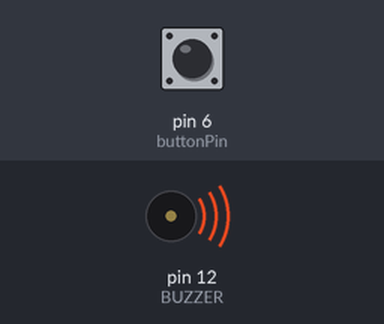
Recording of a sketch running on a simulated Arduino Uno, built with avr-gcc and run on an emulated ATmega328P. Shown: buzzer (waves = sounding). The inputs (shaded band) are chosen by the test bench; at power-on: pin 6 (buttonPin) HIGH.

Above: at 0.16 s.
At 16.06 s:
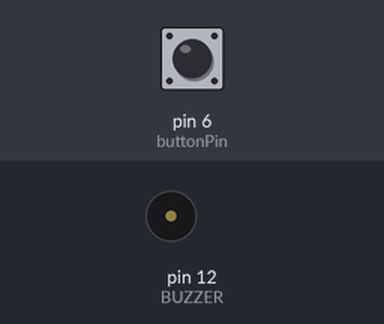
Timing chart, 0 to 19.0 s (numbered marks = the images above):
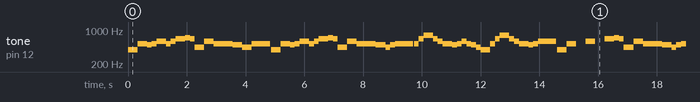

Measured:
- by itself, tone on pin 12 (BUZZER): plays 392 Hz for 0.33 s, 523 Hz for 0.33 s, 494 Hz for 0.16 s, 523 Hz for 0.16 s, 587 Hz for 0.33 s, 523 Hz for 0.16 s … (438 notes in this stretch)

The sketch:

project.ino
```cpp
#include "melody.h"

const int BUZZER = 12;
const int buttonPin = 6;

int buttonState = 0;
int melody[] = {
  NOTE_G4, NOTE_C5, NOTE_B4, NOTE_C5, NOTE_D5, NOTE_C5, NOTE_D5,
  NOTE_E5, NOTE_F5, NOTE_E5, NOTE_A4, NOTE_D5, NOTE_D5, NOTE_C5, NOTE_C5,
  NOTE_C5, NOTE_B4, NOTE_A4, NOTE_A4, NOTE_C5, NOTE_G4, NOTE_G4, NOTE_C5,
  NOTE_B4, NOTE_C5, NOTE_D5, NOTE_C5, NOTE_D5, NOTE_E5, NOTE_F5, NOTE_E5,
  NOTE_A4, NOTE_D5, NOTE_D5, NOTE_C5, NOTE_C5, NOTE_C5, NOTE_B4, NOTE_A4,
  NOTE_B4, NOTE_C5, NOTE_C5, NOTE_E5, NOTE_G5, NOTE_E5, NOTE_D5, NOTE_C5,
  NOTE_B4, NOTE_C5, NOTE_D5, NOTE_C5, NOTE_B4, NOTE_A4, NOTE_G4, NOTE_C5,
  NOTE_E5, NOTE_G5, NOTE_E5, NOTE_D5, NOTE_C5, NOTE_B4, NOTE_C5, NOTE_D5,
  NOTE_G4, NOTE_G4, NOTE_C5, NOTE_A0, NOTE_D5, NOTE_A0, NOTE_E5, NOTE_E5,
  NOTE_F5, NOTE_E5, NOTE_A4, NOTE_D5, NOTE_D5, NOTE_C5, NOTE_C5, NOTE_C5,
  NOTE_B4, NOTE_A4, NOTE_B4, NOTE_C5, NOTE_G4, NOTE_G4, NOTE_C5, NOTE_G4,
  NOTE_G4, NOTE_A4, NOTE_A4, NOTE_G4, NOTE_E4, NOTE_G4, NOTE_E4, NOTE_G4,
  NOTE_G4, NOTE_C5, NOTE_G4, NOTE_G4, NOTE_A4, NOTE_A4, NOTE_G4, NOTE_E4,
  NOTE_G4, NOTE_E4, NOTE_G4, NOTE_G4, NOTE_C5, NOTE_A0, NOTE_D5, NOTE_A0,
  NOTE_E5, NOTE_E5, NOTE_F5, NOTE_E5, NOTE_A4, NOTE_D5, NOTE_D5, NOTE_C5,
  NOTE_C5, NOTE_C5, NOTE_B4, NOTE_A4, NOTE_B4, NOTE_C5};
// note durations: 4 = quarter note, 8 = eighth note, etc.:
int noteDurations[] = {4, 4, 8, 8, 4, 8, 8,
                       4, 8, 8, 4, 8, 8, 4, 8,
                      8, 4, 8, 8, 2.5,8, 8, 4,
                      8, 8, 4, 8, 8, 4, 8, 8,
                      4, 8, 8, 4, 8, 8, 4, 8,
                      8,2.5, 8, 8, 4, 8, 8, 4,
                      8, 8, 8, 8, 8, 8, 4, 8,
                      8, 4, 8, 8, 4, 8, 8, 2.5,
                      8, 8, 4, 4, 4, 4, 8, 8,
                      8, 8, 4, 8, 8, 4, 8, 8,
                      4, 8, 8, 2.5, 8, 8, 4, 8,
                      8, 8, 8, 4, 4, 4, 4, 8,
                      8, 4, 8, 8, 8, 8, 4, 4,
                      4, 4, 4, 8, 8, 4, 4, 4,
                      4, 8, 8, 8, 8, 4, 8, 8,
                      4, 8, 8, 4, 8, 8, 2.5};

void setup() {
  pinMode(buttonPin, INPUT_PULLUP);
  pinMode(BUZZER, OUTPUT);
}

void loop() {
  //
  buttonState = digitalRead(buttonPin);
  int buttonInput = digitalRead(buttonPin);//버튼 값을 읽어서 변수에 넣는다()
  //만약에 버튼이 눌려지면 1값이 들어올때 음악을 실행한다
  Serial.println(buttonInput);

  if (buttonState == HIGH) {
     for (int n = 0; n < 125; n++) {
   int noteDuration = 1000 / noteDurations[n]; //음의 길이를 초단위로 변경
    tone(BUZZER, melody[n], noteDurations); //해당 핀에서 주파수와 음의 길이를 피에조로 음을 출력
    int pauseBetweenNotes = noteDuration * 1.30; // 음과 음사이에 쉬는 것은 noteDuration의  30%
    delay(pauseBetweenNotes); // 음과 음사이의 갚으로 지연시킴
    noTone(BUZZER); // 연주를 멈춘다
  }
}
  else {
    noTone(BUZZER); // 연주를 멈춘다
  }
}
```

melody.h
```cpp
/*************************************************

 * Public Constants

 *************************************************/
#define NOTE_A0  0
#define NOTE_B0  31
#define NOTE_C1  33
#define NOTE_CS1 35
#define NOTE_D1  37
#define NOTE_DS1 39
#define NOTE_E1  41
#define NOTE_F1  44
#define NOTE_FS1 46
#define NOTE_G1  49
#define NOTE_GS1 52
#define NOTE_A1  55
#define NOTE_AS1 58
#define NOTE_B1  62
#define NOTE_C2  65
#define NOTE_CS2 69
#define NOTE_D2  73
#define NOTE_DS2 78
#define NOTE_E2  82
#define NOTE_F2  87
#define NOTE_FS2 93
#define NOTE_G2  98
#define NOTE_GS2 104
#define NOTE_A2  110
#define NOTE_AS2 117
#define NOTE_B2  123
#define NOTE_C3  131
#define NOTE_CS3 139
#define NOTE_D3  147
#define NOTE_DS3 156
#define NOTE_E3  165
#define NOTE_F3  175
#define NOTE_FS3 185
#define NOTE_G3  196
#define NOTE_GS3 208
#define NOTE_A3  220
#define NOTE_AS3 233
#define NOTE_B3  247
#define NOTE_C4  262
#define NOTE_CS4 277
#define NOTE_D4  294
#define NOTE_DS4 311
#define NOTE_E4  330
#define NOTE_F4  349
#define NOTE_FS4 370
#define NOTE_G4  392
#define NOTE_GS4 415
#define NOTE_A4  440
#define NOTE_AS4 466
#define NOTE_B4  494
#define NOTE_C5  523
#define NOTE_CS5 554
#define NOTE_D5  587
#define NOTE_DS5 622
#define NOTE_E5  659
#define NOTE_F5  698
#define NOTE_FS5 740
#define NOTE_G5  784
#define NOTE_GS5 831
#define NOTE_A5  880
#define NOTE_AS5 932
#define NOTE_B5  988
#define NOTE_C6  1047
#define NOTE_CS6 1109
#define NOTE_D6  1175
#define NOTE_DS6 1245
#define NOTE_E6  1319
#define NOTE_F6  1397
#define NOTE_FS6 1480
#define NOTE_G6  1568
#define NOTE_GS6 1661
#define NOTE_A6  1760
#define NOTE_AS6 1865
#define NOTE_B6  1976
#define NOTE_C7  2093
#define NOTE_CS7 2217
#define NOTE_D7  2349
#define NOTE_DS7 2489
#define NOTE_E7  2637
#define NOTE_F7  2794
#define NOTE_FS7 2960
#define NOTE_G7  3136
#define NOTE_GS7 3322
#define NOTE_A7  3520
#define NOTE_AS7 3729
#define NOTE_B7  3951
#define NOTE_C8  4186
#define NOTE_CS8 4435
#define NOTE_D8  4699
#define NOTE_DS8 4978
```
